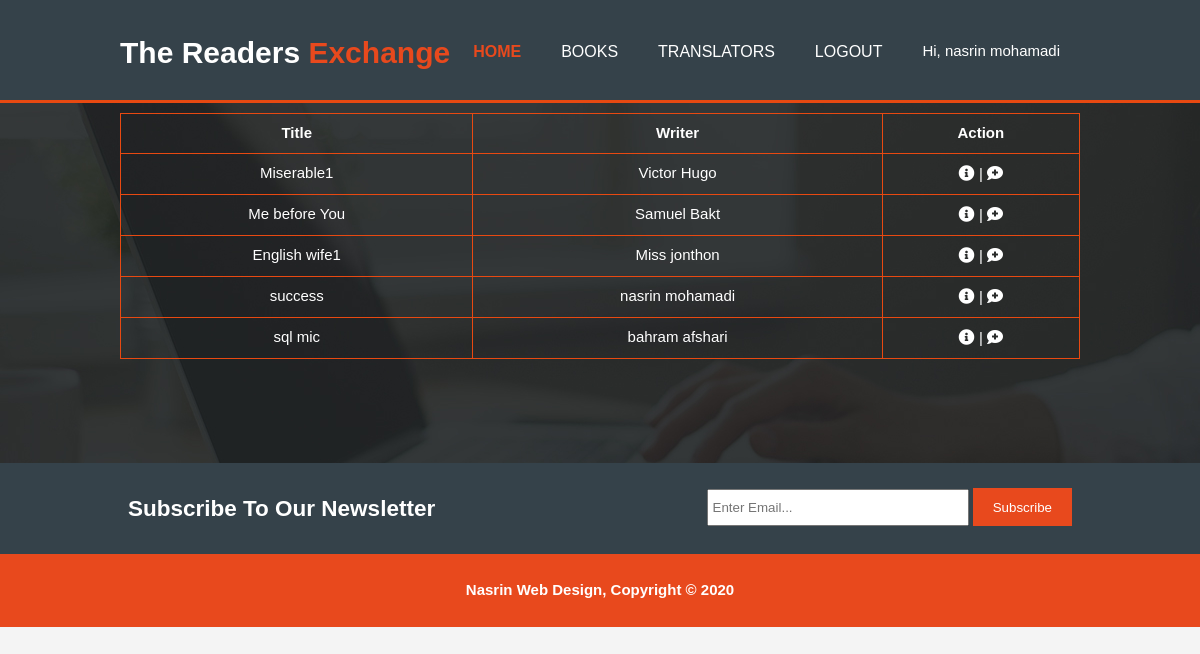
The app's page /index.php?action=list&model=book (signed in) with its own data.
### tables this page shows
CREATE TABLE `books` (
  `id` int(6) NOT NULL,
  `title` varchar(255) NOT NULL,
  `writer` varchar(255) NOT NULL,
  `type` varchar(50) DEFAULT NULL,
  `description` text,
  `lang` varchar(2) DEFAULT NULL,
  `update_at` timestamp NOT NULL DEFAULT CURRENT_TIMESTAMP ON UPDATE CURRENT_TIMESTAMP,
  `create_at` timestamp NOT NULL DEFAULT CURRENT_TIMESTAMP,
  `imageUrl` varchar(255) DEFAULT NULL,
  `year` int(4) DEFAULT NULL
);

### controllers/controllerbook.class.php (called while the page is built, shortened)
<?php
class ControllerBook
{
	private $_book;
	public function __construct(){
        $this->_book = new Book();
    }
	public function list(){
		$content = $this->_book->getAll("books");
		$array = array("content" => $content);
		$viewBookList = new View('booklist');
		$viewBookList->generate($array);
	}
}

### index.php (called while the page is built, shortened)
<?php
$controller = new Controller();
$controller->router();
?>

### lib/singletonpdo.class.php (called while the page is built, shortened)
<?php
class SingletonPDO {
    private $PDOInstance = null;
    private static $instance = null;
    private function __construct(){
        $this->PDOInstance = new PDO('mysql:host='. self::DB_SERVEUR .';dbname='. self::DB_NOM, self::DB_LOGIN, self::DB_PASSWORD);
    }
    static function getInstance(){
        if(is_null(self::$instance)){
            self::$instance = new SingletonPDO();
        }
        return self::$instance;
    }
    function __call($name, $arguments){
        return $this->PDOInstance->{$name}(implode(',', $arguments));
    }
}

### models/main.class.php (called while the page is built, shortened)
<?php
abstract class Main {
    public function getAll($tbname){
        $db = SingletonPDO::getInstance();
        $translators = $db->prepare('select * FROM '.$tbname);
        $translators->execute();
        return $translators->fetchAll(PDO::FETCH_ASSOC);
    }
}

### views/view_booklist.php (the view, shortened to what this page needs)
<table class="list" >
     <thead>
       <tr>
         <th>Title</th>
         <th>Writer</th>
         <?php if ( isset($_SESSION["user"]) ) { ?>
             <th>Action</th>
         <?php } ?>
       </tr>
     </thead>
     <tbody>
       <?php foreach ($content as $key => $value) { ?>
       <tr>
         <td><?= $value["title"] ?></td>
         <td><?= $value["writer"] ?></td>
         <?php if ( isset($_SESSION["user"]) ) { ?>
             <td><a href="index.php?action=detail&model=book&id=<?= $value["id"] ?>" class="detail">
                   <i class="fas fa-info-circle"></i>
                 </a> |
                 <a href="index.php?action=addComment&model=book&id=<?= $value["id"] ?>" class="detail">
                   <i class="fas fa-comment-medical"></i>
                 </a>
             </td>
         <?php } ?>
       </tr>
       <?php } ?>
     </tbody>
   </table>

### assets/css/_library.css (style rules this page uses)
body { font-family: Arial, Helvetica,sans-serif; font-size: 15px; line-height: 1.5; font: 15px/1.5 Arial, Helvetica,sans-serif; padding: 0; margin:0; background-color: #f4f4f4; }
.detail { text-align: left; }
.list td, th { border: 1px solid #e84911; text-align: center; padding: 8px; }
.list { margin: 10px auto; font-family: arial, sans-serif; border-collapse: collapse; width: 100%; }
.list a { text-decoration: none; color: #ffffff; text-transform: uppercase; font-size: 16px }

### records on screen
books: title "Miserable1", writer "Victor Hugo"
books: title "Me before You", writer "Samuel Bakt"
books: title "English wife1", writer "Miss jonthon"
books: title "success", writer "nasrin mohamadi"
books: title "sql mic", writer "bahram afshari"

### other values on screen
$_SESSION["user"]["firstName"] "nasrin"
$_SESSION["user"]["lastName"] "mohamadi"
